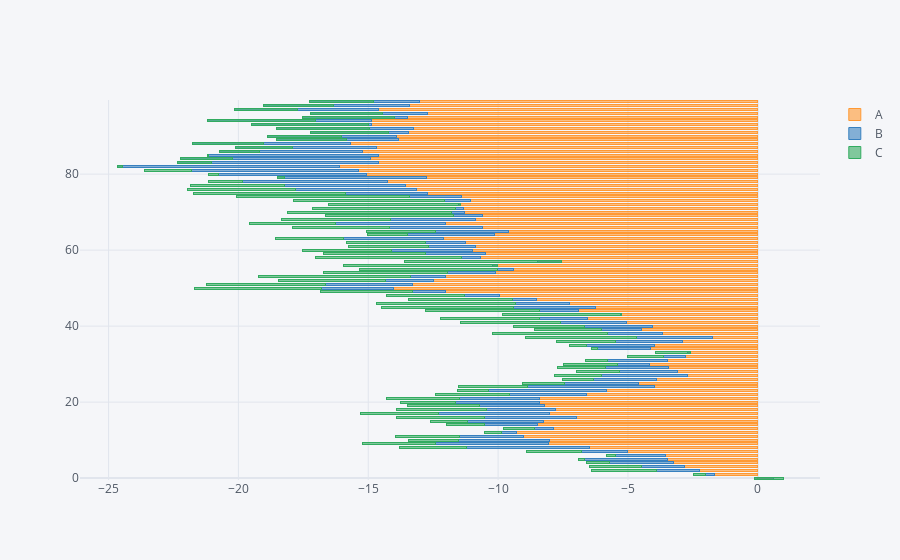

The notebook cell saved with this chart:
### Code cell
df.iplot(kind='barh',barmode='stack',bargap=0.5)
